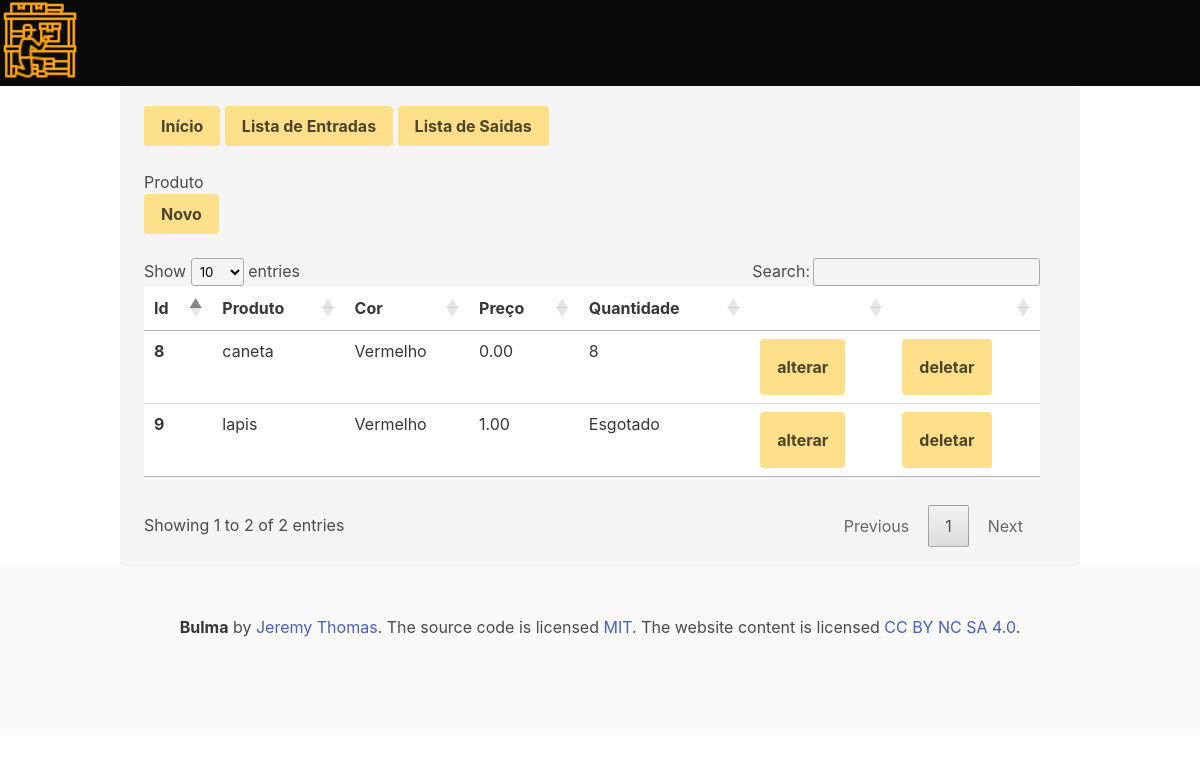
The page /produto/list_produto/ on the database as committed earlier.
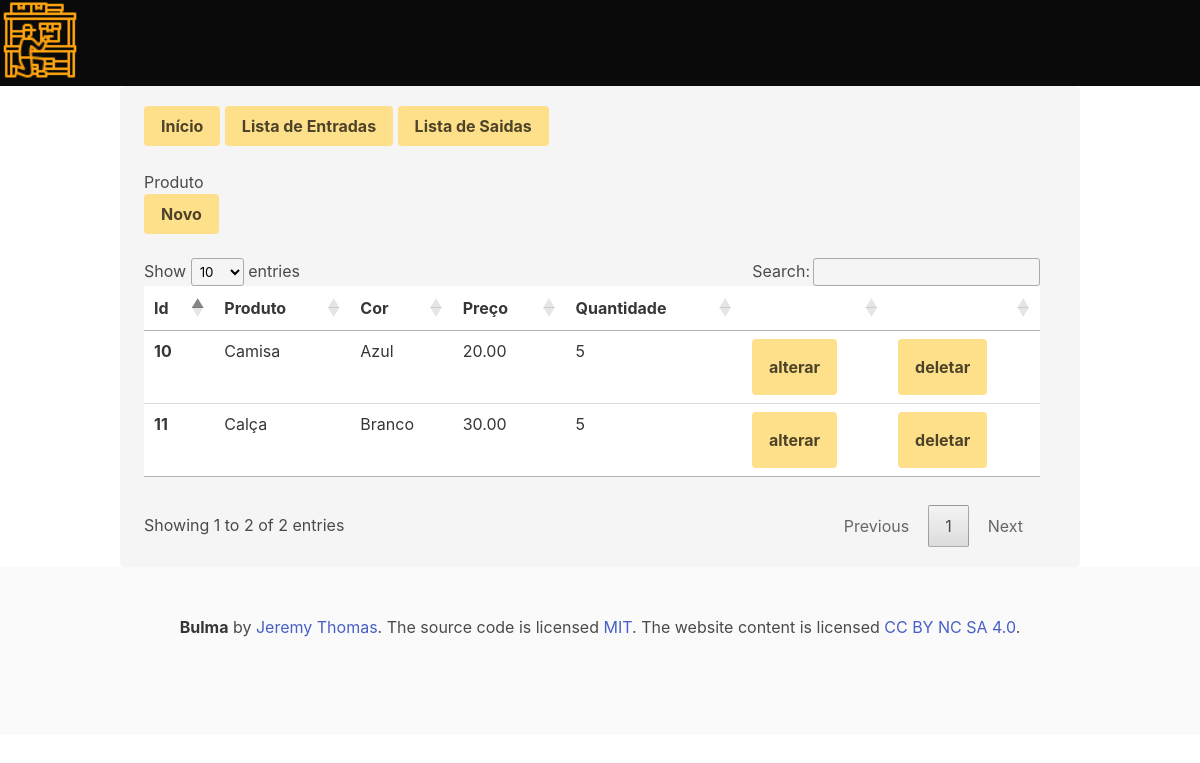
The same page on the database as committed later.
### produto/models.py (models this page shows, shortened)
class Produtos(models.Model):
    produto = models.CharField('Produto', max_length=200)
    cor = models.ForeignKey(Cores, on_delete=models.PROTECT, verbose_name='Cor')
    descricao = models.TextField('Descrição', blank=True)
    preco = models.DecimalField('Preço', decimal_places=2, max_digits=8, default=0)
    quantidade = models.FloatField('Quantidade', default=0)
    criado = models.DateTimeField('Criado em', auto_now_add=True)
    modificado = models.DateTimeField('Modificado em', auto_now=True)

class Cores(models.Model):
    cor = models.CharField('Cor', max_length=200)
    def __str__(self):
        return self.cor

### produto/views.py (the view)
# urls.py: path('list_produto/', list_produto, name='list_produto'),
def list_produto(request):
    produtos = Produtos.objects.all()
    template_name = 'list_produto.html'
    context = {
    'produtos': produtos,
    }
    return render(request, template_name, context)

### produto/templates/list_produto.html
{% extends 'base.html' %}
{% block product %}
<p>
    <a class="button is-warning " href="{% url 'index' %}"><b>Início</b></a>
    <a class="button is-warning" href="{% url 'entrada:list_entrada' %}"><b>Lista de Entradas</b></a>
    <a class="button is-warning" href="{% url 'saida:list_saida' %}"><b>Lista de Saidas</b></a> <br><br>
    <h1>Produto</h1>
    <a class="button is-warning" href="{% url 'produto:new_produto' %}"><b>Novo</b></a>
</p>
<br>
<table id="myTable" class="table">
    <thead>
        <tr>
            <th>Id</th>
            <th>Produto</th>
            <th>Cor</th>
            <th>Preço</th>
            <th>Quantidade</th>
            <th></th>
            <th></th>
        </tr>
    </thead>
    <tbody>
        {% for produto in produtos %}
        <tr>
            <th>{{ produto.id }}</th>
            <td>{{ produto.produto }}</td>
            <td>{{ produto.cor }}</td>
            <td>{{ produto.preco }}</td>
            <td>
                {% if produto.quantidade == 0 %}
                    Esgotado
                {% else %}
                    {{ produto.quantidade }}
                {% endif %}
            </td>
            <td><a class="button is-warning" href="{% url 'produto:update_produto' produto.id %}"><b>alterar</b></a></td>
            <td><a class="button is-warning" href="{% url 'produto:delete_produto' produto.id %}"><b>deletar</b></a></td>
        </tr>
        {% endfor %}
    </tbody>
</table>
{% endblock %}

Rows that differ between the two databases and show on the page:
removed Produtos: id "8", produto "caneta", cor "Vermelho", preco "0.00", quantidade "8"
removed Produtos: id "9", produto "lapis", cor "Vermelho", preco "1.00", quantidade "Esgotado"
added Produtos: id "10", produto "Camisa", cor "Azul", preco "20.00", quantidade "5"
added Produtos: id "11", produto "Calça", cor "Branco", preco "30.00", quantidade "5"
